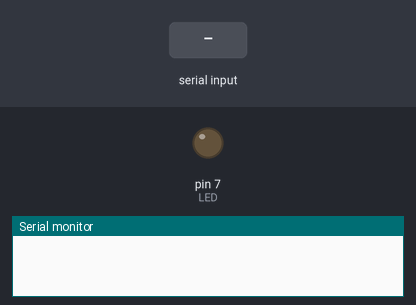
A sketch run on a simulated Arduino Uno, built with avr-gcc and run on an emulated ATmega328P. Shown: output pins drawn as LEDs (lit = HIGH), the last lines printed to the serial monitor. The inputs (shaded band) are chosen by the test bench.

Above: at 1.2 s.
1.3 s: "1" received over Serial
At 1.9 s:
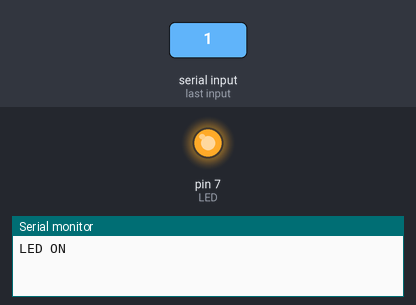
2.8 s: "0" received over Serial
At 4.2 s:
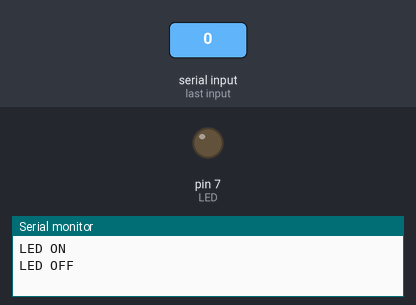
Timing chart, 0 to 5.8 s (numbered marks = the images above; inputs shaded):
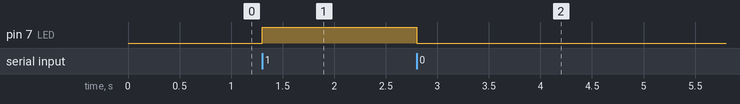

Measured:
- after the input at 1.3 s, pin 7 (LED): LOW → HIGH at once
- after the input at 2.8 s, pin 7 (LED): HIGH → LOW at once

The sketch:

bluetooth_led.ino
```cpp
#define LED 7

char data;

void setup() {
  pinMode(LED, OUTPUT);
  Serial.begin(9600);
}

void loop() {
  if (Serial.available()) {
    data = Serial.read();

    if (data == '1') {
      digitalWrite(LED, HIGH);
      Serial.println("LED ON");
    }
    else if (data == '0') {
      digitalWrite(LED, LOW);
      Serial.println("LED OFF");
    }
  }
}
```
